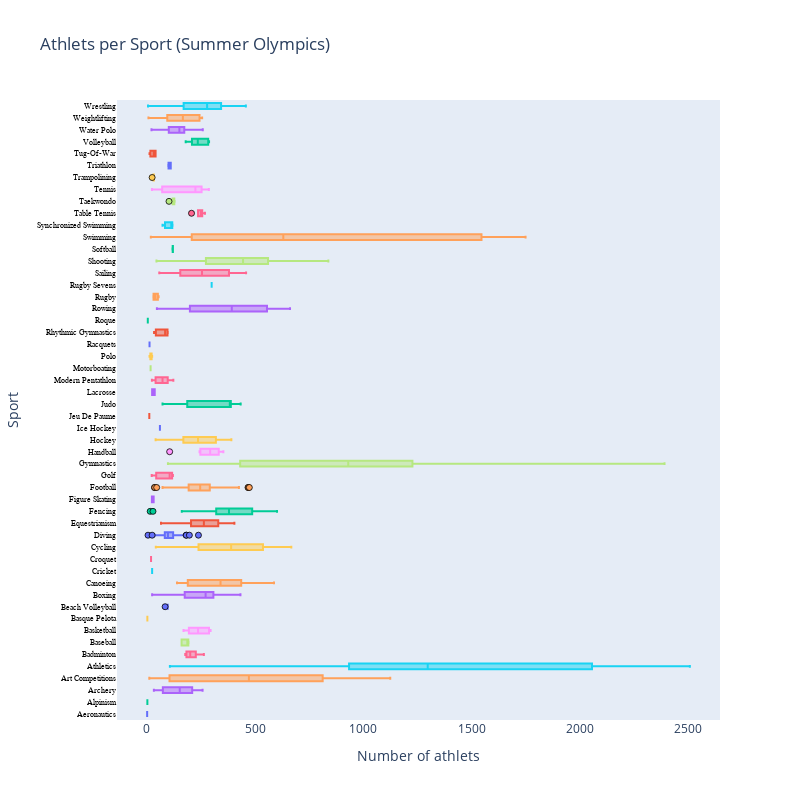

The notebook cell saved with this chart:
### Code cell
def draw_trace(dataset, sport):
    dfS = dataset[dataset['Sport']==sport];
    trace = go.Box(
        x = dfS['Athlets'],
        name=sport,
         marker=dict(
                    line=dict(
                        color='black',
                        width=0.8),
                ),
        text=dfS['City'], 
        orientation = 'h'
    )
    return trace
def draw_group(dataset, title,height=800):
    data = list()
    for sport in sports:
        data.append(draw_trace(dataset, sport))


    layout = dict(title = title,
              xaxis = dict(title = 'Number of athlets',showticklabels=True),
              yaxis = dict(title = 'Sport', showticklabels=True, tickfont=dict(
                family='Old Standard TT, serif',
                size=8,
                color='black'),), 
              hovermode = 'closest',
              showlegend=False,
                  width=800,
                  height=height,
             )
    fig = dict(data=data, layout=layout)
    iplot(fig, filename='events-sports1')

# select only Summer Olympics
df_S = df[df['Season']=='Summer']
# draw the boxplots for the Summer Olympics
draw_group(df_S, "Athlets per Sport (Summer Olympics)")

### Figure 1 — Plotly figure (JSON) as saved in the notebook; plotly's stock layout.template omitted (floating-point values rounded to 4 significant figures)
{"data": [{"marker": {"line": {"color": "black", "width": 0.8}}, "name": "Aeronautics", "orientation": "h", "text": ["Berlin"], "x": [1], "type": "box"}, {"marker": {"line": {"color": "black", "width": 0.8}}, "name": "Alpine Skiing", "orientation": "h", "text": [], "x": [], "type": "box"}, {"marker": {"line": {"color": "black", "width": 0.8}}, "name": "Alpinism", "orientation": "h", "text": ["Los Angeles", "Berlin"], "x": [2, 2], "type": "box"}, {"marker": {"line": {"color": "black", "width": 0.8}}, "name": "Archery", "orientation": "h", "text": ["Paris", "St. Louis", "London", "Antwerpen", "Munich", "Montreal", "Moskva", "Los Angeles", "Seoul", "Barcelona", "Atlanta", "Sydney", "Athina", "Beijing", "London", "Rio de Janeiro"], "x": [32, 70, 77, 86, 95, 64, 67, 109, 257, 247, 218, 206, 212, 194, 200, 200], "type": "box"}, {"marker": {"line": {"color": "black", "width": 0.8}}, "name": "Art Competitions", "orientation": "h", "text": ["Stockholm", "Antwerpen", "Paris", "Amsterdam", "Los Angeles", "Berlin", "London"], "x": [33, 11, 318, 808, 1124, 813, 471], "type": "box"}, {"marker": {"line": {"color": "black", "width": 0.8}}, "name": "Athletics", "orientation": "h", "text": ["Athina", "Paris", "St. Louis", "Athina", "London", "Stockholm", "Antwerpen", "Paris", "Amsterdam", "Los Angeles", "Berlin", "London", "Helsinki", "Melbourne", "Roma", "Tokyo", "Mexico City", "Munich", "Montreal", "Moskva", "Los Angeles", "Seoul", "Barcelona", "Atlanta", "Sydney", "Athina", "Beijing", "London", "Rio de Janeiro"], "x": [106, 234, 201, 470, 778, 962, 849, 1003, 992, 522, 1007, 1051, 1344, 1013, 1312, 1335, 1345, 1686, 1297, 1268, 1674, 2062, 2054, 2386, 2468, 2175, 2244, 2278, 2508], "type": "box"}, {"marker": {"line": {"color": "black", "width": 0.8}}, "name": "Badminton", "orientation": "h", "text": ["Barcelona", "Atlanta", "Sydney", "Athina", "Beijing", "London", "Rio de Janeiro"], "x": [226, 263, 225, 200, 184, 182, 177], "type": "box"}, {"marker": {"line": {"color": "black", "width": 0.8}}, "name": "Baseball", "orientation": "h", "text": ["Barcelona", "Atlanta", "Sydney", "Athina", "Beijing"], "x": [160, 160, 192, 191, 191], "type": "box"}, {"marker": {"line": {"color": "black", "width": 0.8}}, "name": "Basketball", "orientation": "h", "text": ["Berlin", "London", "Helsinki", "Melbourne", "Roma", "Tokyo", "Mexico City", "Munich", "Montreal", "Moskva", "Los Angeles", "Seoul", "Barcelona", "Atlanta", "Sydney", "Athina", "Beijing", "London", "Rio de Janeiro"], "x": [199, 287, 294, 169, 192, 189, 191, 190, 213, 215, 213, 236, 236, 284, 286, 287, 287, 287, 281], "type": "box"}, {"marker": {"line": {"color": "black", "width": 0.8}}, "name": "Basque Pelota", "orientation": "h", "text": ["Paris"], "x": [2], "type": "box"}, {"marker": {"line": {"color": "black", "width": 0.8}}, "name": "Beach Volleyball", "orientation": "h", "text": ["Atlanta", "Sydney", "Athina", "Beijing", "London", "Rio de Janeiro"], "x": [84, 96, 96, 96, 96, 96], "type": "box"}, {"marker": {"line": {"color": "black", "width": 0.8}}, "name": "Biathlon", "orientation": "h", "text": [], "x": [], "type": "box"}, {"marker": {"line": {"color": "black", "width": 0.8}}, "name": "Bobsleigh", "orientation": "h", "text": [], "x": [], "type": "box"}, {"marker": {"line": {"color": "black", "width": 0.8}}, "name": "Boxing", "orientation": "h", "text": ["St. Louis", "London", "Antwerpen", "Paris", "Amsterdam", "Los Angeles", "Berlin", "London", "Helsinki", "Melbourne", "Roma", "Tokyo", "Mexico City", "Munich", "Montreal", "Moskva", "Los Angeles", "Seoul", "Barcelona", "Atlanta", "Sydney", "Athina", "Beijing", "London", "Rio de Janeiro"], "x": [24, 42, 116, 181, 144, 85, 179, 205, 249, 161, 281, 269, 307, 354, 266, 271, 354, 432, 336, 355, 307, 280, 283, 283, 283], "type": "box"}, {"marker": {"line": {"color": "black", "width": 0.8}}, "name": "Canoeing", "orientation": "h", "text": ["Berlin", "London", "Helsinki", "Melbourne", "Roma", "Tokyo", "Mexico City", "Munich", "Montreal", "Moskva", "Los Angeles", "Seoul", "Barcelona", "Atlanta", "Sydney", "Athina", "Beijing", "London", "Rio de Janeiro"], "x": [143, 139, 184, 146, 211, 167, 203, 359, 340, 253, 299, 388, 587, 575, 448, 434, 436, 418, 441], "type": "box"}, {"marker": {"line": {"color": "black", "width": 0.8}}, "name": "Cricket", "orientation": "h", "text": ["Paris"], "x": [24], "type": "box"}, {"marker": {"line": {"color": "black", "width": 0.8}}, "name": "Croquet", "orientation": "h", "text": ["Paris"], "x": [19], "type": "box"}, {"marker": {"line": {"color": "black", "width": 0.8}}, "name": "Cross Country Skiing", "orientation": "h", "text": [], "x": [], "type": "box"}, {"marker": {"line": {"color": "black", "width": 0.8}}, "name": "Curling", "orientation": "h", "text": [], "x": [], "type": "box"}, {"marker": {"line": {"color": "black", "width": 0.8}}, "name": "Cycling", "orientation": "h", "text": ["Athina", "Paris", "St. Louis", "Athina", "London", "Stockholm", "Antwerpen", "Paris", "Amsterdam", "Los Angeles", "Berlin", "London", "Helsinki", "Melbourne", "Roma", "Tokyo", "Mexico City", "Munich", "Montreal", "Moskva", "Los Angeles", "Seoul", "Barcelona", "Atlanta", "Sydney", "Athina", "Beijing", "London", "Rio de Janeiro"], "x": [41, 92, 61, 138, 269, 242, 212, 249, 227, 109, 301, 320, 389, 292, 423, 451, 483, 526, 392, 307, 475, 518, 566, 584, 621, 623, 652, 629, 667], "type": "box"}, {"marker": {"line": {"color": "black", "width": 0.8}}, "name": "Diving", "orientation": "h", "text": ["St. Louis", "Athina", "London", "Stockholm", "Antwerpen", "Paris", "Amsterdam", "Los Angeles", "Berlin", "London", "Helsinki", "Melbourne", "Roma", "Tokyo", "Mexico City", "Munich", "Montreal", "Moskva", "Los Angeles", "Seoul", "Barcelona", "Atlanta", "Sydney", "Athina", "Beijing", "London", "Rio de Janeiro"], "x": [5, 24, 47, 86, 70, 90, 74, 36, 88, 84, 97, 82, 96, 102, 109, 124, 105, 88, 101, 108, 112, 139, 238, 196, 182, 181, 178], "type": "box"}, {"marker": {"line": {"color": "black", "width": 0.8}}, "name": "Equestrianism", "orientation": "h", "text": ["Paris", "Stockholm", "Antwerpen", "Paris", "Amsterdam", "Los Angeles", "Berlin", "London", "Helsinki", "Stockholm", "Roma", "Tokyo", "Mexico City", "Munich", "Montreal", "Moskva", "Los Angeles", "Seoul", "Barcelona", "Atlanta", "Sydney", "Athina", "Beijing", "London", "Rio de Janeiro"], "x": [79, 128, 132, 194, 232, 65, 256, 207, 263, 298, 276, 224, 233, 326, 246, 122, 281, 324, 404, 343, 295, 371, 340, 350, 355], "type": "box"}, {"marker": {"line": {"color": "black", "width": 0.8}}, "name": "Fencing", "orientation": "h", "text": ["Athina", "Paris", "St. Louis", "Athina", "London", "Stockholm", "Antwerpen", "Paris", "Amsterdam", "Los Angeles", "Berlin", "London", "Helsinki", "Melbourne", "Roma", "Tokyo", "Mexico City", "Munich", "Montreal", "Moskva", "Los Angeles", "Seoul", "Barcelona", "Atlanta", "Sydney", "Athina", "Beijing", "London", "Rio de Janeiro"], "x": [15, 317, 28, 161, 240, 379, 350, 424, 430, 192, 556, 508, 509, 278, 601, 481, 490, 499, 485, 321, 424, 506, 458, 388, 349, 323, 332, 345, 346], "type": "box"}, {"marker": {"line": {"color": "black", "width": 0.8}}, "name": "Figure Skating", "orientation": "h", "text": ["London", "Antwerpen"], "x": [23, 31], "type": "box"}, {"marker": {"line": {"color": "black", "width": 0.8}}, "name": "Football", "orientation": "h", "text": ["Paris", "St. Louis", "Athina", "London", "Stockholm", "Antwerpen", "Paris", "Amsterdam", "Berlin", "London", "Helsinki", "Melbourne", "Roma", "Tokyo", "Mexico City", "Munich", "Montreal", "Moskva", "Los Angeles", "Seoul", "Barcelona", "Atlanta", "Sydney", "Athina", "Beijing", "London", "Rio de Janeiro"], "x": [35, 36, 45, 72, 163, 190, 279, 219, 201, 218, 294, 143, 235, 214, 273, 269, 202, 256, 246, 270, 272, 388, 391, 425, 469, 467, 473], "type": "box"}, {"marker": {"line": {"color": "black", "width": 0.8}}, "name": "Freestyle Skiing", "orientation": "h", "text": [], "x": [], "type": "box"}, {"marker": {"line": {"color": "black", "width": 0.8}}, "name": "Golf", "orientation": "h", "text": ["Paris", "St. Louis", "Rio de Janeiro"], "x": [22, 105, 120], "type": "box"}, {"marker": {"line": {"color": "black", "width": 0.8}}, "name": "Gymnastics", "orientation": "h", "text": ["Athina", "Paris", "St. Louis", "Athina", "London", "Stockholm", "Antwerpen", "Paris", "Amsterdam", "Los Angeles", "Berlin", "London", "Helsinki", "Melbourne", "Roma", "Tokyo", "Mexico City", "Munich", "Montreal", "Moskva", "Los Angeles", "Seoul", "Barcelona", "Atlanta", "Sydney", "Athina", "Beijing", "London", "Rio de Janeiro"], "x": [97, 135, 458, 156, 349, 310, 263, 638, 664, 147, 947, 1060, 2391, 913, 1746, 1484, 1496, 1584, 1204, 866, 930, 1217, 1255, 1397, 1144, 1151, 996, 848, 861], "type": "box"}, {"marker": {"line": {"color": "black", "width": 0.8}}, "name": "Handball", "orientation": "h", "text": ["Berlin", "Munich", "Montreal", "Moskva", "Los Angeles", "Seoul", "Barcelona", "Atlanta", "Sydney", "Athina", "Beijing", "London", "Rio de Janeiro"], "x": [105, 243, 243, 248, 259, 281, 292, 300, 323, 328, 343, 347, 353], "type": "box"}, {"marker": {"line": {"color": "black", "width": 0.8}}, "name": "Hockey", "orientation": "h", "text": ["London", "Antwerpen", "Amsterdam", "Los Angeles", "Berlin", "London", "Helsinki", "Melbourne", "Roma", "Tokyo", "Mexico City", "Munich", "Montreal", "Moskva", "Los Angeles", "Seoul", "Barcelona", "Atlanta", "Sydney", "Athina", "Beijing", "London", "Rio de Janeiro"], "x": [68, 51, 137, 40, 167, 187, 157, 173, 236, 226, 253, 263, 172, 187, 286, 314, 314, 320, 350, 352, 387, 387, 390], "type": "box"}, {"marker": {"line": {"color": "black", "width": 0.8}}, "name": "Ice Hockey", "orientation": "h", "text": ["Antwerpen"], "x": [60], "type": "box"}, {"marker": {"line": {"color": "black", "width": 0.8}}, "name": "Jeu De Paume", "orientation": "h", "text": ["London"], "x": [11], "type": "box"}, {"marker": {"line": {"color": "black", "width": 0.8}}, "name": "Judo", "orientation": "h", "text": ["Tokyo", "Munich", "Montreal", "Moskva", "Los Angeles", "Seoul", "Barcelona", "Atlanta", "Sydney", "Athina", "Beijing", "London", "Rio de Janeiro"], "x": [72, 166, 154, 193, 212, 243, 433, 387, 398, 384, 386, 384, 389], "type": "box"}, {"marker": {"line": {"color": "black", "width": 0.8}}, "name": "Lacrosse", "orientation": "h", "text": ["St. Louis", "London"], "x": [36, 24], "type": "box"}, {"marker": {"line": {"color": "black", "width": 0.8}}, "name": "Luge", "orientation": "h", "text": [], "x": [], "type": "box"}, {"marker": {"line": {"color": "black", "width": 0.8}}, "name": "Military Ski Patrol", "orientation": "h", "text": [], "x": [], "type": "box"}, {"marker": {"line": {"color": "black", "width": 0.8}}, "name": "Modern Pentathlon", "orientation": "h", "text": ["Stockholm", "Antwerpen", "Paris", "Amsterdam", "Los Angeles", "Berlin", "London", "Helsinki", "Melbourne", "Roma", "Tokyo", "Mexico City", "Munich", "Montreal", "Moskva", "Los Angeles", "Seoul", "Barcelona", "Atlanta", "Sydney", "Athina", "Beijing", "London", "Rio de Janeiro"], "x": [32, 23, 38, 37, 25, 42, 45, 99, 76, 111, 70, 93, 116, 89, 79, 103, 122, 117, 32, 48, 64, 72, 72, 72], "type": "box"}, {"marker": {"line": {"color": "black", "width": 0.8}}, "name": "Motorboating", "orientation": "h", "text": ["London"], "x": [17], "type": "box"}, {"marker": {"line": {"color": "black", "width": 0.8}}, "name": "Nordic Combined", "orientation": "h", "text": [], "x": [], "type": "box"}, {"marker": {"line": {"color": "black", "width": 0.8}}, "name": "Polo", "orientation": "h", "text": ["Paris", "London", "Antwerpen", "Paris", "Berlin"], "x": [21, 12, 17, 24, 21], "type": "box"}, {"marker": {"line": {"color": "black", "width": 0.8}}, "name": "Racquets", "orientation": "h", "text": ["London"], "x": [12], "type": "box"}, {"marker": {"line": {"color": "black", "width": 0.8}}, "name": "Rhythmic Gymnastics", "orientation": "h", "text": ["Los Angeles", "Seoul", "Barcelona", "Atlanta", "Sydney", "Athina", "Beijing", "London", "Rio de Janeiro"], "x": [33, 39, 42, 90, 84, 84, 95, 95, 96], "type": "box"}, {"marker": {"line": {"color": "black", "width": 0.8}}, "name": "Roque", "orientation": "h", "text": ["St. Louis"], "x": [4], "type": "box"}, {"marker": {"line": {"color": "black", "width": 0.8}}, "name": "Rowing", "orientation": "h", "text": ["Paris", "St. Louis", "Athina", "London", "Stockholm", "Antwerpen", "Paris", "Amsterdam", "Los Angeles", "Berlin", "London", "Helsinki", "Melbourne", "Roma", "Tokyo", "Mexico City", "Munich", "Montreal", "Moskva", "Los Angeles", "Seoul", "Barcelona", "Atlanta", "Sydney", "Athina", "Beijing", "London", "Rio de Janeiro"], "x": [133, 46, 200, 87, 197, 144, 196, 247, 166, 348, 318, 406, 258, 431, 378, 358, 442, 598, 488, 465, 624, 661, 621, 561, 559, 563, 550, 550], "type": "box"}, {"marker": {"line": {"color": "black", "width": 0.8}}, "name": "Rugby", "orientation": "h", "text": ["Paris", "London", "Antwerpen", "Paris"], "x": [47, 30, 31, 54], "type": "box"}, {"marker": {"line": {"color": "black", "width": 0.8}}, "name": "Rugby Sevens", "orientation": "h", "text": ["Rio de Janeiro"], "x": [299], "type": "box"}, {"marker": {"line": {"color": "black", "width": 0.8}}, "name": "Sailing", "orientation": "h", "text": ["Paris", "London", "Stockholm", "Antwerpen", "Paris", "Amsterdam", "Los Angeles", "Berlin", "London", "Helsinki", "Melbourne", "Roma", "Tokyo", "Mexico City", "Munich", "Montreal", "Moskva", "Los Angeles", "Seoul", "Barcelona", "Atlanta", "Sydney", "Athina", "Beijing", "London", "Rio de Janeiro"], "x": [280, 64, 109, 101, 69, 128, 57, 172, 186, 227, 154, 290, 225, 252, 323, 257, 156, 300, 375, 441, 458, 402, 401, 400, 379, 380], "type": "box"}, {"marker": {"line": {"color": "black", "width": 0.8}}, "name": "Shooting", "orientation": "h", "text": ["Athina", "Paris", "Athina", "London", "Stockholm", "Antwerpen", "Paris", "Los Angeles", "Berlin", "London", "Helsinki", "Melbourne", "Roma", "Tokyo", "Mexico City", "Munich", "Montreal", "Moskva", "Los Angeles", "Seoul", "Barcelona", "Atlanta", "Sydney", "Athina", "Beijing", "London", "Rio de Janeiro"], "x": [65, 221, 320, 444, 794, 838, 508, 44, 162, 216, 289, 219, 389, 312, 410, 472, 369, 267, 539, 545, 564, 612, 599, 558, 577, 560, 555], "type": "box"}, {"marker": {"line": {"color": "black", "width": 0.8}}, "name": "Short Track Speed Skating", "orientation": "h", "text": [], "x": [], "type": "box"}, {"marker": {"line": {"color": "black", "width": 0.8}}, "name": "Skeleton", "orientation": "h", "text": [], "x": [], "type": "box"}, {"marker": {"line": {"color": "black", "width": 0.8}}, "name": "Ski Jumping", "orientation": "h", "text": [], "x": [], "type": "box"}, {"marker": {"line": {"color": "black", "width": 0.8}}, "name": "Snowboarding", "orientation": "h", "text": [], "x": [], "type": "box"}, {"marker": {"line": {"color": "black", "width": 0.8}}, "name": "Softball", "orientation": "h", "text": ["Atlanta", "Sydney", "Athina", "Beijing"], "x": [120, 120, 118, 120], "type": "box"}, {"marker": {"line": {"color": "black", "width": 0.8}}, "name": "Speed Skating", "orientation": "h", "text": [], "x": [], "type": "box"}, {"marker": {"line": {"color": "black", "width": 0.8}}, "name": "Swimming", "orientation": "h", "text": ["Athina", "Paris", "St. Louis", "Athina", "London", "Stockholm", "Antwerpen", "Paris", "Amsterdam", "Los Angeles", "Berlin", "London", "Helsinki", "Melbourne", "Roma", "Tokyo", "Mexico City", "Munich", "Montreal", "Moskva", "Los Angeles", "Seoul", "Barcelona", "Atlanta", "Sydney", "Athina", "Beijing", "London", "Rio de Janeiro"], "x": [18, 131, 64, 78, 150, 201, 209, 263, 278, 195, 364, 398, 483, 356, 630, 736, 1231, 1263, 1076, 761, 1232, 1614, 1615, 1635, 1741, 1618, 1749, 1538, 1568], "type": "box"}, {"marker": {"line": {"color": "black", "width": 0.8}}, "name": "Synchronized Swimming", "orientation": "h", "text": ["Los Angeles", "Seoul", "Barcelona", "Atlanta", "Sydney", "Athina", "Beijing", "London", "Rio de Janeiro"], "x": [86, 76, 89, 72, 117, 117, 117, 117, 118], "type": "box"}, {"marker": {"line": {"color": "black", "width": 0.8}}, "name": "Table Tennis", "orientation": "h", "text": ["Seoul", "Barcelona", "Atlanta", "Sydney", "Athina", "Beijing", "London", "Rio de Janeiro"], "x": [206, 248, 251, 268, 260, 250, 236, 236], "type": "box"}, {"marker": {"line": {"color": "black", "width": 0.8}}, "name": "Taekwondo", "orientation": "h", "text": ["Sydney", "Athina", "Beijing", "London", "Rio de Janeiro"], "x": [102, 124, 126, 128, 126], "type": "box"}, {"marker": {"line": {"color": "black", "width": 0.8}}, "name": "Tennis", "orientation": "h", "text": ["Athina", "Paris", "St. Louis", "Athina", "London", "Stockholm", "Antwerpen", "Paris", "Seoul", "Barcelona", "Atlanta", "Sydney", "Athina", "Beijing", "London", "Rio de Janeiro"], "x": [23, 47, 57, 48, 84, 173, 153, 253, 202, 250, 246, 248, 252, 254, 286, 286], "type": "box"}, {"marker": {"line": {"color": "black", "width": 0.8}}, "name": "Trampolining", "orientation": "h", "text": ["Sydney", "Athina", "Beijing", "London", "Rio de Janeiro"], "x": [24, 32, 32, 32, 32], "type": "box"}, {"marker": {"line": {"color": "black", "width": 0.8}}, "name": "Triathlon", "orientation": "h", "text": ["Sydney", "Athina", "Beijing", "London", "Rio de Janeiro"], "x": [100, 99, 110, 110, 110], "type": "box"}, {"marker": {"line": {"color": "black", "width": 0.8}}, "name": "Tug-Of-War", "orientation": "h", "text": ["Paris", "St. Louis", "Athina", "London", "Stockholm", "Antwerpen"], "x": [12, 30, 32, 40, 16, 40], "type": "box"}, {"marker": {"line": {"color": "black", "width": 0.8}}, "name": "Volleyball", "orientation": "h", "text": ["Tokyo", "Mexico City", "Munich", "Montreal", "Moskva", "Los Angeles", "Seoul", "Barcelona", "Atlanta", "Sydney", "Athina", "Beijing", "London", "Rio de Janeiro"], "x": [179, 206, 231, 216, 204, 208, 239, 231, 275, 279, 283, 283, 287, 283], "type": "box"}, {"marker": {"line": {"color": "black", "width": 0.8}}, "name": "Water Polo", "orientation": "h", "text": ["Paris", "St. Louis", "London", "Stockholm", "Antwerpen", "Paris", "Amsterdam", "Los Angeles", "Berlin", "London", "Helsinki", "Melbourne", "Roma", "Tokyo", "Mexico City", "Munich", "Montreal", "Moskva", "Los Angeles", "Seoul", "Barcelona", "Atlanta", "Sydney", "Athina", "Beijing", "London", "Rio de Janeiro"], "x": [53, 21, 28, 45, 101, 101, 112, 41, 142, 156, 191, 96, 150, 137, 162, 176, 131, 132, 153, 156, 152, 153, 231, 255, 256, 257, 258], "type": "box"}, {"marker": {"line": {"color": "black", "width": 0.8}}, "name": "Weightlifting", "orientation": "h", "text": ["Athina", "St. Louis", "Athina", "Antwerpen", "Paris", "Amsterdam", "Los Angeles", "Berlin", "London", "Helsinki", "Melbourne", "Roma", "Tokyo", "Mexico City", "Munich", "Montreal", "Moskva", "Los Angeles", "Seoul", "Barcelona", "Atlanta", "Sydney", "Athina", "Beijing", "London", "Rio de Janeiro"], "x": [10, 7, 22, 53, 107, 94, 29, 80, 120, 142, 105, 172, 149, 160, 188, 173, 172, 186, 226, 244, 243, 246, 249, 253, 252, 255], "type": "box"}, {"marker": {"line": {"color": "black", "width": 0.8}}, "name": "Wrestling", "orientation": "h", "text": ["Athina", "St. Louis", "Athina", "London", "Stockholm", "Antwerpen", "Paris", "Amsterdam", "Los Angeles", "Berlin", "London", "Helsinki", "Melbourne", "Roma", "Tokyo", "Mexico City", "Munich", "Montreal", "Moskva", "Los Angeles", "Seoul", "Barcelona", "Atlanta", "Sydney", "Athina", "Beijing", "London", "Rio de Janeiro"], "x": [5, 48, 39, 133, 170, 161, 244, 169, 90, 210, 229, 262, 195, 337, 302, 333, 409, 349, 270, 286, 457, 371, 401, 314, 342, 343, 339, 346], "type": "box"}], "layout": {"height": 800, "hovermode": "closest", "showlegend": false, "title": {"text": "Athlets per Sport (Summer Olympics)"}, "width": 800, "xaxis": {"showticklabels": true, "title": {"text": "Number of athlets"}, "type": "linear", "range": [-138.3, 2647.0], "autorange": true}, "yaxis": {"showticklabels": true, "tickfont": {"color": "black", "family": "Old Standard TT, serif", "size": 8}, "title": {"text": "Sport"}, "type": "category", "range": [-0.5, 51.5], "autorange": true}}}
